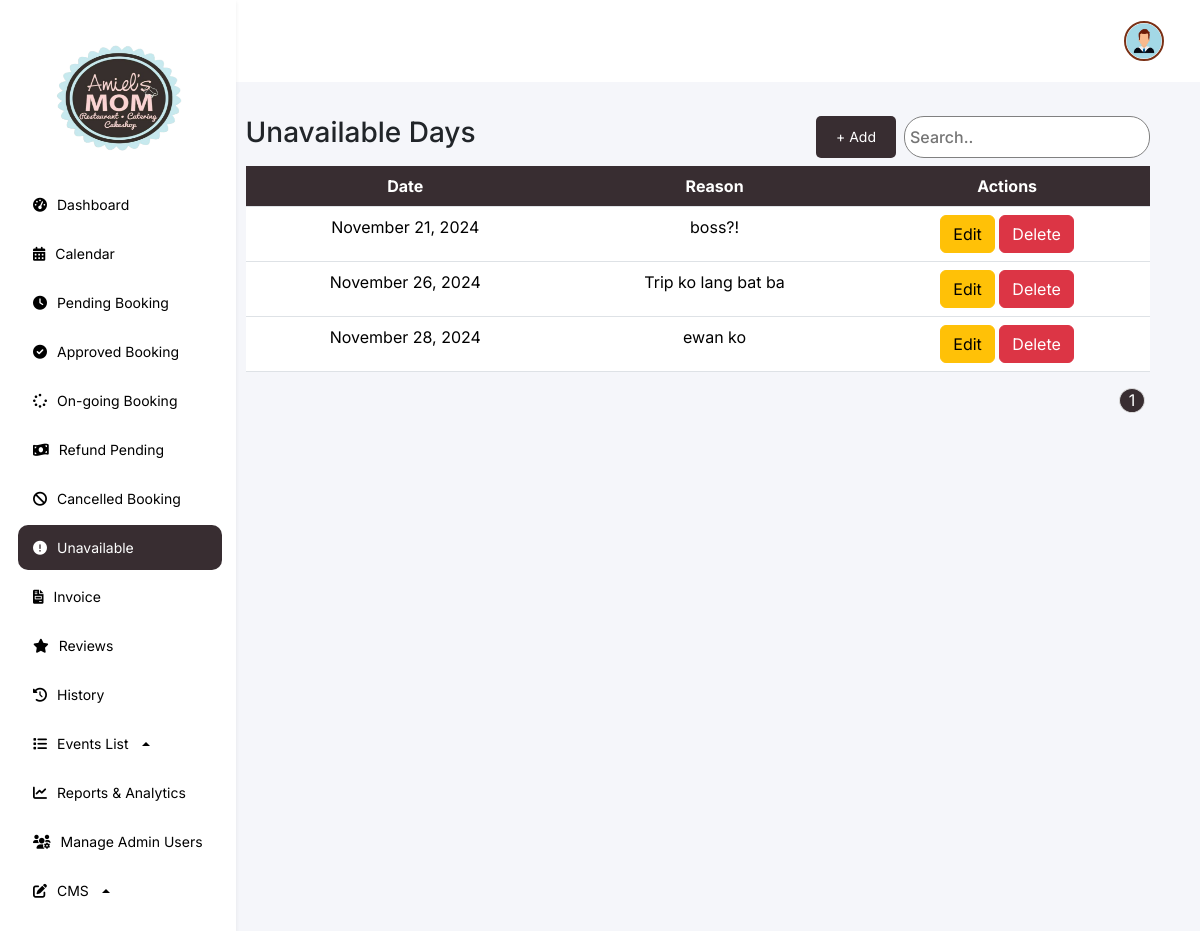
Page /features/admin/web/unavailable.php (signed in) on the committed database.
### tables this page shows
CREATE TABLE `unavailable_days` (
  `id` int(11) NOT NULL,
  `date` date NOT NULL,
  `reason` varchar(255) NOT NULL
);

### features/admin/web/unavailable.php (the view, shortened to what this page needs)
<?php
require '../../../db.php';
$page = isset($_GET['page']) ? intval($_GET['page']) : 1;
$limit = 5;
$total_query = "SELECT COUNT(*) as total FROM booking";
$total_result = $conn->query($total_query);
$total_row = $total_result->fetch_assoc();
$total_records = $total_row['total'];
$total_pages = ceil($total_records / $limit);
$query = "SELECT * FROM unavailable_days";
$result = $conn->query($query);
?>
<!DOCTYPE html>
<html lang="en">
<head>
    <link rel="stylesheet" href="https://cdnjs.cloudflare.com/ajax/libs/font-awesome/6.0.0-beta3/css/all.min.css">
    <link href="https://cdn.jsdelivr.net/npm/bootstrap@5.3.3/dist/css/bootstrap.min.css" rel="stylesheet"
>
    <link href="https://cdn.jsdelivr.net/npm/sweetalert2@11.5.0/dist/sweetalert2.min.css" rel="stylesheet">
    <link rel="stylesheet" href="../css/index.css">
</head>
<body>
    <div class="navbar flex-column bg-white shadow-sm p-3 collapse d-md-flex" id="navbar">
    <div class="navbar-links">
        <a class="navbar-brand d-none d-md-block logo-container" href="#">
            <img src="../../../assets/logo.png" alt="Logo">
        </a>
        <a href="dashboard.php">
            <i class="fa-solid fa-gauge-high"></i>
            <span>Dashboard</span>
        </a>
        <a href="calendar.php">
            <i class="fa-solid fa-calendar-days"></i>
            <span>Calendar</span>
        </a>
        <a href="pending.php">
            <i class="fa-solid fa-clock"></i>
            <span>Pending Booking</span>
        </a>
        <a href="approve.php">
            <i class="fa-solid fa-check-circle"></i>
            <span>Approved Booking</span>
        </a>
        <a href="on-going.php">
            <i class="fa-solid fa-spinner"></i>
            <span>On-going Booking</span>
        </a>
        <a href="refund.php">
            <i class="fa-solid fa-money-bill-wave"></i>
            <span>Refund Pending</span>
        </a>
        <a href="cancel.php">
            <i class="fa-solid fa-ban"></i>
            <span>Cancelled Booking</span>
        </a>
        <a href="#" class="navbar-highlight">
            <i class="fa-solid fa-exclamation-circle"></i>
            <span>Unavailable</span>
        </a>
        <a href="invoice.php">
            <i class="fa-solid fa-file-invoice"></i>
            <span>Invoice</span>
        </a>
        <a href="reviews.php">
            <i class="fa-solid fa-star"></i>
            <span>Reviews</span>
        </a>
        <a href="history.php">
            <i class="fa-solid fa-clock-rotate-left"></i>
            <span>History</span>
        </a>
        <div class="dropdown dropup">
            <a href="#" class="dropdown-toggle" id="eventsListDropdown" role="button" data-bs-toggle="dropdown" aria-expanded="false">
                <i class="fa-solid fa-list"></i>
                <span>Events List</span>
            </a>
        </div>
        <a href="reports.php">
            <i class="fa-solid fa-chart-line"></i>
            <span>Reports & Analytics</span>
        </a>
        <a href="admin-user.php">
            <i class="fa-solid fa-users-gear"></i>
            <span>Manage Admin Users</span>
        </a>
        <div class="dropdown dropup">
            <a href="#" class="dropdown-toggle" id="servicesDropdown" role="button" data-bs-toggle="dropdown" aria-expanded="false">
                <i class="fa-solid fa-pen-to-square"></i>
                <span>CMS</span>
            </a>
        </div>
    </div>
    </div>
    <div class="content flex-grow-1">
        <div class="header">
            <div class="profile-admin">
                <div class="dropdown">
                    <button class="" type="button" data-bs-toggle="dropdown" aria-expanded="false">
                        <img src="../../../assets/profile/user.png"
                            style="width: 40px; height: 40px; object-fit: cover;">
                    </button>
                </div>
            </div>
        </div>
        <div class="container mt-4">
            <div class="d-flex justify-content-between mb-2">
                <h3>Unavailable Days</h3>
                <div class="d-flex gap-2">
                    <button class="btn btn-primary add-btn" data-bs-toggle="modal"
                        data-bs-target="#unavailableDaysModal">+ Add</button>
                    <input type="text" class="search" placeholder="Search.." id="searchInput">
                </div>
            </div>
            <div class="table-responsive">
                <table class="table">
                    <thead>
                        <tr>
                            <th scope="col">Date</th>
                            <th scope="col">Reason</th>
                            <th scope="col">Actions</th>
                        </tr>
                    </thead>
                    <tbody>
                        <?php
                        while ($row = $result->fetch_assoc()):
                        ?>
                            <tr>
                                <td><?php echo date("F j, Y", strtotime($row['date'])); ?></td>
                                <td><?php echo htmlspecialchars($row['reason']); ?></td>
                                <td>
                                    <button class="btn btn-warning edit-btn" data-id="<?php echo $row['id']; ?>"
                                        data-date="<?php echo $row['date']; ?>"
                                        data-reason="<?php echo htmlspecialchars($row['reason']); ?>" data-bs-toggle="modal"
                                        data-bs-target="#unavailableDaysModal">Edit</button>
                                    <form method="POST" action="../function/php/unavailable.php" style="display:inline;">
                                        <button type="submit" name="action" value="delete"
                                            class="btn btn-danger">Delete</button>
                                    </form>
                                </td>
                            </tr>
                        <?php endwhile; ?>
                    </tbody>
                </table>
            </div>
            <nav>
                <ul class="pagination d-flex justify-content-end">
                    <?php
                    if ($total_pages > 3) {
                        if ($page > 1) {
                            echo '<li class="page-item"><a class="page-link" href="?page=' . ($page - 1) . '">&laquo;</a></li>';
                        }
                        $start = max(1, $page - 1);
                        $end = min($total_pages, $start + 2);
                        for ($i = $start; $i <= $end; $i++) {
                            echo '<li class="page-item ' . ($i == $page ? 'active' : '') . '"><a class="page-link" href="?page=' . $i . '">' . $i . '</a></li>';
                        }
                        if ($page < $total_pages) {
                            echo '<li class="page-item"><a class="page-link" href="?page=' . ($page + 1) . '">&raquo;</a></li>';
                        }
                    } else {
                        for ($i = 1; $i <= $total_pages; $i++) {
                            echo '<li class="page-item ' . ($i == $page ? 'active' : '') . '"><a class="page-link" href="?page=' . $i . '">' . $i . '</a></li>';
                        }
                    }
                    ?>
                </ul>
            </nav>
        </div>
</body>
</html>

### features/admin/css/index.css (style rules this page uses)
* { font-family: "Inter", sans-serif; font-optical-sizing: auto; font-style: normal; margin: 0; }
body { margin: 0; padding: 0; display: flex; overflow-x: hidden; }
.navbar { background-color: #FFFFFF; display: flex; flex-direction: column; align-items: start; padding: 20px; box-shadow: 2px 0 5px rgba(0, 0, 0, 0.1); min-width: 230px; }
.navbar a { color: #000; padding: 12px 15px; text-decoration: none; width: 100%; display: flex; align-items: center; gap: 10px; font-size: 14px !important; margin: 2px; }
.navbar-highlight { color: #FFFFFF !important; border-radius: 10px; padding: 12px 15px !important; text-decoration: none !important; width: 100% !important; display: flex !important; align-items: center !important; gap: 10px !important; font-size: 14px !important; background-color: #382D31 !important; }
.navbar-brand { padding: 0 !important; }
.navbar-brand img { display: block; justify-content: center; align-items: center; width: 70%; height: 15vh; margin: 20px 0 20px 30px; }
.navbar-links { display: flex; flex-direction: column; width: 100%; }
.content { flex-grow: 1; background-color: #F5F6FA; }
.header { display: flex; align-items: center; padding: 20px; justify-content: space-between; background-color: #FFFFFF !important; }
.header button { margin-right: 10px; }
.profile-admin { display: flex; align-items: center; margin-left: auto; gap: 5px; }
.profile-admin img { width: 40px; height: 40px; border-radius: 50%; margin-right: 10px; border: 2px solid #7A3015; }
.profile-admin button { background-color: transparent; border: none; font-size: 20px; display: flex; margin: auto; }
table { border-radius: 24px !important; }
th,tr { background-color: #382D31 !important; color: #fff !important; text-align: center; white-space: nowrap !important; }
.container { padding: 10px 50px 10px 10px; }
.pagination .page-item { margin: 0 5px; }
.pagination .page-link { width: 30px; height: 30px; text-align: center; border-radius: 50%; background-color: #f8f9fa; border: 1px solid #ddd; transition: background-color 0.3s, color 0.3s; }
.pagination .page-item.active .page-link { background-color: #382D31; color: white; border-color: #ddd; }
.pagination a { display: flex; align-items: center; justify-content: center; margin: auto; }
.page-item:first-child .page-link { border-radius :50px; width: 25px; height :25px; }
.page-item:last-child .page-link { border-radius: 50%; width: 25px; height: 25px; }
.container input { background-color: silver; font-weight: 500; }
.add-btn { background-color: #382D31; color: #fff; border: none; border-radius: 5px; padding: 3px 20px; font-size: 14px; }
.search { background-color: #fff !important; border: 1px solid #808080; border-radius: 20px; padding: 5px; }
.pagination a { color:#382D31; }

### rows in the picture
unavailable_days: date "November 21, 2024", reason "boss?!"
unavailable_days: date "November 26, 2024", reason "Trip ko lang bat ba"
unavailable_days: date "November 28, 2024", reason "ewan ko"
